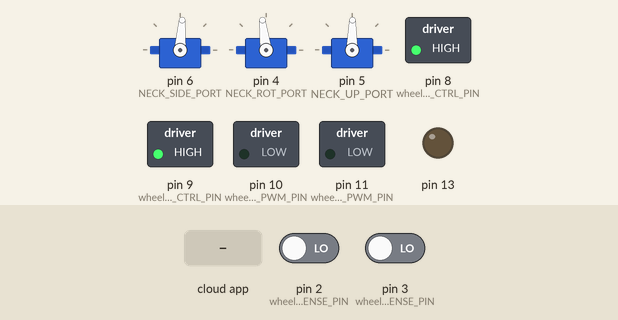
The sketch below on a simulated Arduino Uno, built with avr-gcc and run on an emulated ATmega328P. On the bench: 3 × servo, switched loads named in the sketch (green lamp = pin HIGH), output pins drawn as LEDs (lit = HIGH). Inputs (shaded band) come from the test bench; at power-on: pin 2 (wheel_RIGHT_SENSE_PIN) LOW, pin 3 (wheel_LEFT_SENSE_PIN) LOW. The ROS host is connected and sends only what is stated.

Above: at 1.2 s.
1.3 s: the phone or cloud app sets neck to 45
At 3.9 s:
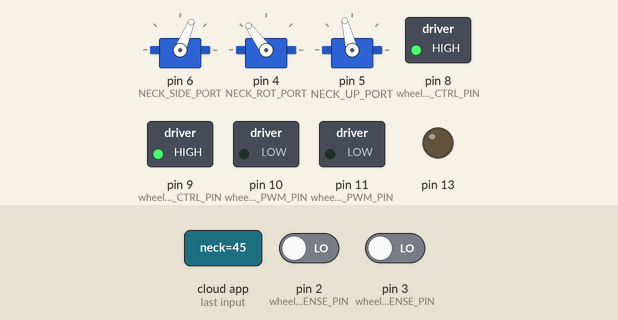
4.3 s: the phone or cloud app sets wheelcontrol to 1
At 4.54 s:
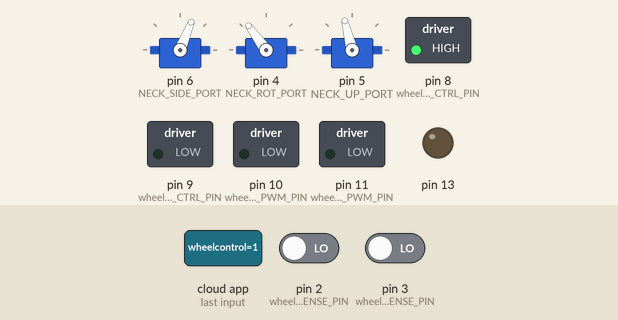
6.1 s: the phone or cloud app sets neckHMove to 45
At 7.1 s:
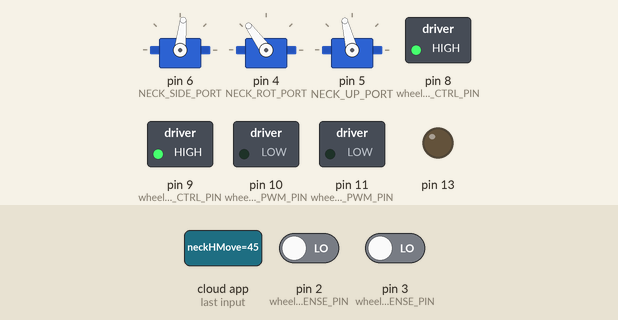
7.6 s: the phone or cloud app sets neck to 180
At 8.83 s:
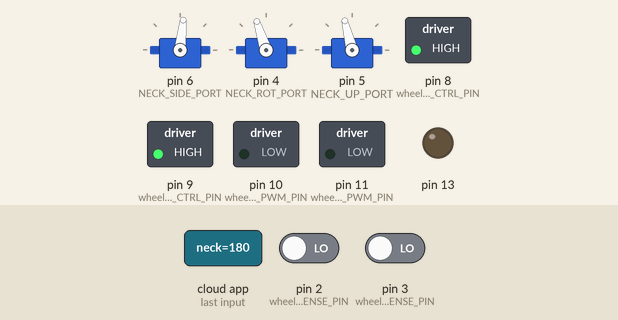
10.6 s: the phone or cloud app sets neckHMove to 0
At 12.9 s:
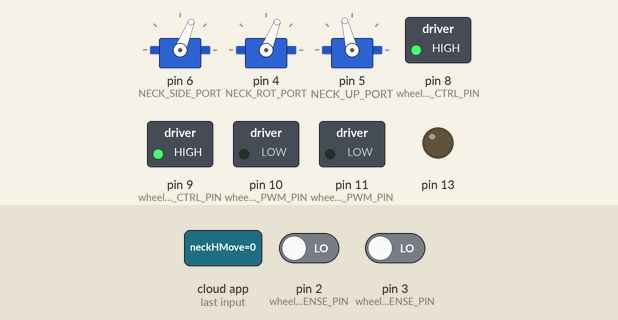
13.6 s: the phone or cloud app sets wheelcontrol to 0
At 15.0 s:
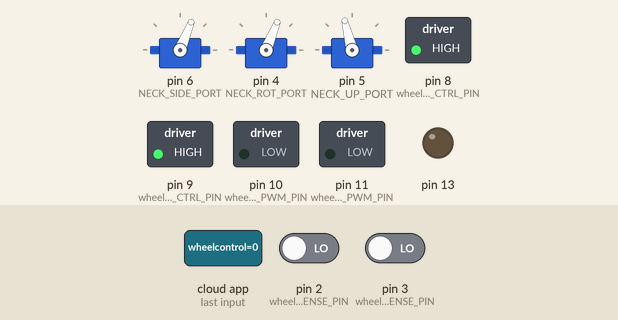
Timing chart, 0 to 16.1 s (numbered marks = the images above; inputs shaded):
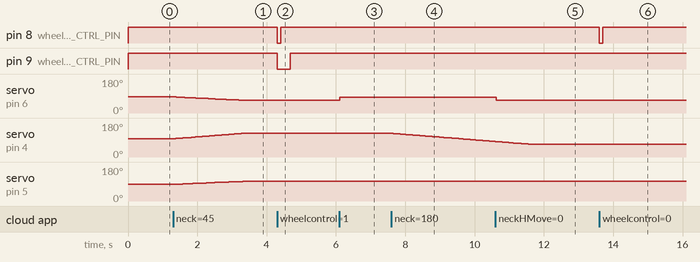

The sketch:

poppy.ino
```cpp
#include <ros.h>
#include <std_msgs/String.h>
#include <std_msgs/UInt16.h>

#include <stdlib.h>

// Definition of interrupt names
#include <avr/io.h>
// ISR interrupt service routine
#include <avr/interrupt.h>


#include "Servo.h" // Library

ros::NodeHandle  nh;


#define WHEEL_THRESH 100 // if we don't receive ctrl message in this number millis, start emergency stop

// Servo classes

Servo neckSide;
Servo neckRot;
Servo neckUp;


// gimbal bits
#define GIMBAL_S_DEC (1<<0)
#define GIMBAL_S_INC (1<<1)
#define GIMBAL_R_DEC (1<<2)
#define GIMBAL_R_INC (1<<3)
#define GIMBAL_U_DEC (1<<4)
#define GIMBAL_U_INC (1<<5)
#define GIMBAL_CENTER (1<<6)


// Servo defines
#define NECK_SIDE 0
#define NECK_SIDE_PORT 6
#define NECK_SIDE_MIN 68
#define NECK_SIDE_MID 86
#define NECK_SIDE_MAX 104

#define NECK_ROT 1
#define NECK_ROT_PORT 4
#define NECK_ROT_MIN 68
#define NECK_ROT_MID 97
#define NECK_ROT_MAX 126

#define NECK_UP 2
#define NECK_UP_PORT 5
#define NECK_UP_MIN 74
#define NECK_UP_MID 89
#define NECK_UP_MAX 104


#define wheel_LEFT_CTRL_PIN 9
#define wheel_RIGHT_CTRL_PIN 8

#define wheel_LEFT_PWM_PIN 11
#define wheel_RIGHT_PWM_PIN 10

#define wheel_DUTYcycle 100.

float pwMlH = 35.;
float pwMlL = 20.;

float pwMrH = 35.;
float pwMrL = 20.;

float minval = 15.;

uint64_t tcount;

static volatile float pwMl_current;
static volatile float pwMr_current;

float WHEEL_ACCEL = .2;
float NECK_ACCEL = .25;


// new wheel code

#define wheel_LEFT_SENSE_PIN 3
#define wheel_RIGHT_SENSE_PIN 2

static volatile int lcount, rcount;
static volatile unsigned long ltime, rtime, nowtime, wheelstime;


//

float nS = 50.,nSt=50.;
float nR = 50.,nRt=50.;
float nU = 50.,nUt=50.;


static void neck_pos(char motor, int posf) {

  char pos;

  if (posf > 100.) posf = 100.;
  if (posf < 0.) posf = 0.;

  pos = (char)posf;

  switch (motor) {
    case NECK_SIDE:
      pos = map(pos, 0, 100, NECK_SIDE_MIN, NECK_SIDE_MAX);
      neckSide.write(pos);

     break;

    case NECK_ROT:
      pos = map(pos, 0, 100, NECK_ROT_MIN, NECK_ROT_MAX);
      neckRot.write(pos);

      break;

    case NECK_UP:
      pos = map(pos, 0, 100, NECK_UP_MIN, NECK_UP_MAX);
      neckUp.write(pos);

      break;

   default:
   //  // do something
      break;
  }
}


static void setup_servos() {
  // Atach the servos
  neckSide.attach(NECK_SIDE_PORT);
  neckRot.attach(NECK_ROT_PORT);
  neckUp.attach(NECK_UP_PORT);

}


std_msgs::String str_msg;
ros::Publisher mstate("arduino/state", &str_msg);

char state_str[128];

static void neck_move() {
  if (nSt > nS) {
     nS += NECK_ACCEL;
     if (nS > nSt) nS = nSt;
  }
  if (nSt < nS) {
     nS -= NECK_ACCEL;
     if (nS < nSt) nS = nSt;
  }
  if (nRt > nR) {
     nR += NECK_ACCEL;
     if (nR > nRt) nR = nRt;
  }
  if (nRt < nR) {
     nR -= NECK_ACCEL;
     if (nR < nRt) nR = nRt;
  }
  if (nUt > nU) {
     nU += NECK_ACCEL;
     if (nU > nUt) nU = nUt;
  }
  if (nUt < nU) {
     nU -= NECK_ACCEL;
     if (nU < nUt) nU = nUt;
  }

  neck_pos(NECK_SIDE, nS);
  neck_pos(NECK_ROT, nR);
  neck_pos(NECK_UP, nU);

}


static void robot_move() {
  neck_move();

  //snprintf(state_str, 128, "%d %ld %d %ld %ld %d %d %d %d %d", pwMl_current, ltime, pwMr_current, rtime, nowtime, (int)nS, (int)nR, (int)nU);
  snprintf(state_str, 128, "%d %ld %d %ld %ld %d %d %d %d %d", lcount, ltime, rcount, rtime, nowtime, (int)nS, (int)nR, (int)nU, (int)(pwMl_current*1000.), (int)(pwMr_current*1000.));

  str_msg.data = state_str;
  mstate.publish(&str_msg);

}


void neckHMove_cb (const std_msgs::UInt16& cmd_msg){

   //neck_pos(NECK_SIDE, cmd_msg.data);
   nS = nSt = cmd_msg.data;

}


void neck_cb( const std_msgs::UInt16& cmd_msg){

  if (cmd_msg.data & GIMBAL_CENTER) {
    nS = nR = nU = nSt = nRt = nUt = 50.;
    neck_move();
    return;
  }

  if (cmd_msg.data == 0) {
    nSt = nS;
    nRt = nR;
    nUt = nU;
  }

  if (cmd_msg.data & GIMBAL_S_DEC) {
      nSt = 0.;
  }
  if (cmd_msg.data & GIMBAL_S_INC) {
      nSt = 100.;
  }
  if (cmd_msg.data & GIMBAL_R_DEC) {
      nRt = 0.;
  }
  if (cmd_msg.data & GIMBAL_R_INC) {
      nRt = 100.;
  }
  if (cmd_msg.data & GIMBAL_U_DEC) {
      nUt = 0.;
  }
  if (cmd_msg.data & GIMBAL_U_INC) {
      nUt = 100.;
  }


}


void wheelsPwmOut(unsigned long mill){
  static unsigned long wheelsPwmTimeCount = 0;

  if (mill - wheelsPwmTimeCount >= wheel_DUTYcycle) {
    // start new pwm cycle

    wheelsPwmTimeCount = mill;
    if (pwMl_current != 0.)
      digitalWrite(wheel_LEFT_PWM_PIN, HIGH);

    if (pwMr_current != 0.)
      digitalWrite(wheel_RIGHT_PWM_PIN, HIGH);

  } else {
    // go low if it is time (we passed *_current in the cycle)

    if (mill - wheelsPwmTimeCount >= fabs(pwMl_current) * (wheel_DUTYcycle / 100.)) {
      digitalWrite(wheel_LEFT_PWM_PIN, LOW);
    }
    if (mill - wheelsPwmTimeCount >= fabs(pwMr_current) * (wheel_DUTYcycle / 100.)) {
      digitalWrite(wheel_RIGHT_PWM_PIN, LOW);
    }


  }

  if (pwMl_current <= 0.) {
    digitalWrite(wheel_LEFT_CTRL_PIN, HIGH);
  }
  else {
    digitalWrite(wheel_LEFT_CTRL_PIN, LOW);
  }

  if (pwMr_current <= 0.) {
    digitalWrite(wheel_RIGHT_CTRL_PIN, HIGH);
  }
  else {
    digitalWrite(wheel_RIGHT_CTRL_PIN, LOW);
  }


}


void wheels_cb( const std_msgs::String& cmd_msg){
  // here we simply get a string with 2 effort values
  //  we convert these to pwm values

  float leffort, reffort, aleffort, areffort;

  int lmin, rmin, lrange, rrange;

  lmin = 0.;
  rmin = 0.;

  lrange = 100. - lmin;
  rrange = 100. - rmin;

  const char *str = (char *)cmd_msg.data;

  // split cmd_msg by " " and use strtof
  leffort = (float)strtod(str, NULL);

  int i;

  for (i=0; i < strlen(str); i++) {
     if (str[i] == ' ') {
        reffort = (float)strtod(str + i + 1, NULL);
        break;
     }
  }

  aleffort = leffort > 0. ? leffort : -leffort;
  areffort = reffort > 0. ? reffort : -reffort;

  pwMl_current = lmin + (lrange * aleffort / 100.);
  pwMr_current = rmin + (rrange * areffort / 100.);

  if (leffort < 0.) pwMl_current = - pwMl_current;
  if (reffort < 0.) pwMr_current = - pwMr_current;

  wheelstime = nowtime;
}


void lwheelint(void) {
  nowtime = millis();

  if (nowtime - ltime < 10) return;

  int cstate = digitalRead(wheel_LEFT_SENSE_PIN);
  static int lwstate = !cstate;

  if (lwstate == cstate) return;
  lwstate = cstate;

  if (pwMl_current >= 0.) lcount++;
  else lcount--;

  ltime = nowtime;
}


void rwheelint(void) {
  nowtime = millis();

  if (nowtime - rtime < 10) return;

  int cstate = digitalRead(wheel_RIGHT_SENSE_PIN);
  static int rwstate = !cstate;

  if (rwstate == cstate) return;
  rwstate = cstate;

  if (pwMr_current >= 0.) rcount++;
  else rcount--;

  rtime = nowtime;
}


void setup_interrupts() {
   // use pin 2
  attachInterrupt(1, lwheelint, CHANGE);

   // use pin 3
  attachInterrupt(0, rwheelint, CHANGE);
}


ros::Subscriber<std_msgs::UInt16> neck("robot/neck", neck_cb);
ros::Subscriber<std_msgs::UInt16> neckHMove("robot/neckHMove", neckHMove_cb);
ros::Subscriber<std_msgs::String> wheels("/wheelcontrol", wheels_cb);


void setup(){
  Serial.begin(115200);

  pinMode(wheel_RIGHT_CTRL_PIN, OUTPUT);
  pinMode(wheel_LEFT_CTRL_PIN, OUTPUT);
  pinMode(wheel_RIGHT_PWM_PIN, OUTPUT);
  pinMode(wheel_LEFT_PWM_PIN, OUTPUT);

  pinMode(13, OUTPUT);

  pinMode(wheel_RIGHT_SENSE_PIN, INPUT);
  pinMode(wheel_LEFT_SENSE_PIN, INPUT);

  pwMl_current = pwMl_current = 0.;
  pwMr_current = pwMr_current = 0.;

  setup_servos();

  setup_interrupts();

  wheelstime = nowtime = tcount = millis();

  lcount = rcount = 0;

  nh.getHardware()->setBaud(115200);
  nh.initNode();

  nh.advertise(mstate);

  robot_move();

  nh.subscribe(neck);
  nh.subscribe(neckHMove);
  nh.subscribe(wheels);


}


void do_calibration(void) {
    if (rcount < 90) {
        pwMl_current = pwMl_current = 0.;
        pwMr_current = pwMr_current = 100.;
    }
    else if (rcount < 100) {
        pwMl_current = pwMl_current = 0.;
        pwMr_current = pwMr_current = 50.;
    }
    else if (rcount < 110) {
        pwMl_current = pwMl_current = 0.;
        pwMr_current = pwMr_current = 20.;
    }
    else if (rcount < 120) {
        pwMl_current = pwMl_current = 0.;
        pwMr_current = pwMr_current = 10.;
    }
    else {
        pwMl_current = pwMl_current = 0.;
        pwMr_current = pwMr_current = 0.;
    }
}


void do_emergency_stop() {
     pwMl_current *= .99;
     pwMr_current *= .99;

     if (fabs(pwMl_current) < .1) pwMl_current = 0.;
     if (fabs(pwMr_current) < .1) pwMr_current = 0.;
}


void loop(){

  nh.spinOnce();

  nowtime = millis();

  // if we didnt receive message from controller, start slowing quickly
  if (nowtime - wheelstime > WHEEL_THRESH) do_emergency_stop();

  wheelsPwmOut(nowtime);

  if (nowtime - tcount >= 10) {
    // update wheel/neck velocity
    robot_move();
    tcount = nowtime;
  }

//#define CALIBRATE

#ifdef CALIBRATE
  do_calibration();
#endif

}
```

Measured:
- after the input at 1.3 s, servo on pin 6 (NECK_SIDE_PORT): moves from 86° to 68° over 1.9 s, starting at once; servo on pin 4 (NECK_ROT_PORT): moves from 97° to 126° over 1.9 s, starting after 0.08 s; servo on pin 5 (NECK_UP_PORT): moves from 89° to 104° over 1.8 s, starting after 0.16 s
- after the input at 4.3 s, pin 8 (wheel_RIGHT_CTRL_PIN): HIGH → LOW at once, → HIGH 0.10 s later; pin 9 (wheel_LEFT_CTRL_PIN): HIGH → LOW at once, → HIGH 0.38 s later
- after the input at 6.1 s, servo on pin 6 (NECK_SIDE_PORT): 68° → 84° at once
- after the input at 7.6 s, servo on pin 4 (NECK_ROT_PORT): moves from 126° to 82° over 3.0 s, starting at once
- after the input at 10.6 s, servo on pin 6 (NECK_SIDE_PORT): 84° → 68° at once
- after the input at 13.6 s, pin 8 (wheel_RIGHT_CTRL_PIN): HIGH → LOW at once, → HIGH 0.10 s later
